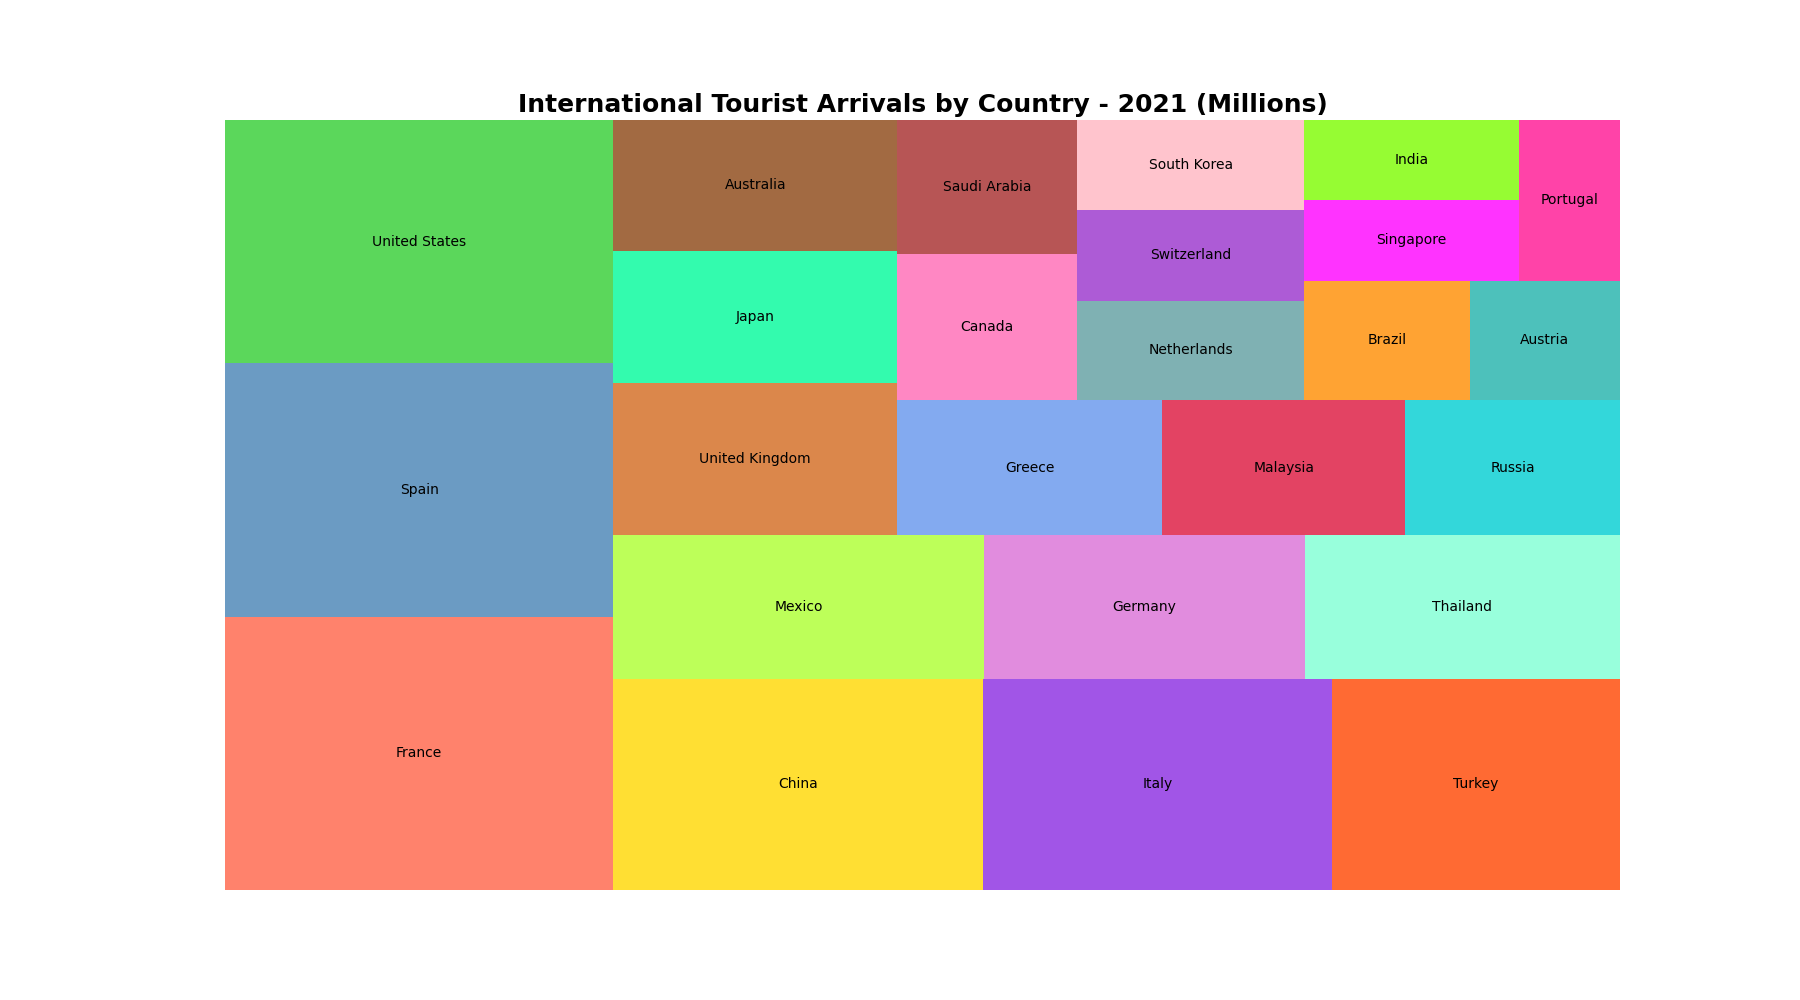

Reproduce this figure in Python.

import matplotlib.pyplot as plt
import pandas as pd
import squarify

# Data
data = {
    'Country': ['France', 'Spain', 'United States', 'China', 'Italy', 
                'Turkey', 'Mexico', 'Germany', 'Thailand', 'United Kingdom', 
                'Japan', 'Australia', 'Greece', 'Malaysia', 'Russia', 
                'Canada', 'Saudi Arabia', 'Netherlands', 'Switzerland', 'South Korea',
                'Brazil', 'Austria', 'Singapore', 'India', 'Portugal'],
    'Arrivals (Millions)': [89.4, 82.8, 79.6, 65.7, 62.1, 
                            51.2, 45.0, 38.9, 38.2, 36.3, 
                            31.8, 31.3, 30.1, 27.7, 24.4, 
                            22.1, 20.3, 19.0, 17.4, 17.2,
                            16.6, 15.1, 14.7, 14.4, 13.7]
}

df = pd.DataFrame(data)

# Color scheme
colors = ['#FF6347', '#4682B4', '#32CD32', '#FFD700', '#8A2BE2',
          '#FF4500', '#ADFF2F', '#DA70D6', '#7FFFD4', '#D2691E',
          '#00FA9A', '#8B4513', '#6495ED', '#DC143C', '#00CED1',
          '#FF69B4', '#A52A2A', '#5F9EA0', '#9932CC', '#FFB6C1',
          '#FF8C00', '#20B2AA', '#FF00FF', '#7CFC00', '#FF1493']

# Plotting the Treemap
plt.figure(figsize=(18, 10))  # Change width and height reasonably
squarify.plot(sizes=df['Arrivals (Millions)'], label=df['Country'], color=colors, alpha=0.8)
plt.title('International Tourist Arrivals by Country - 2021 (Millions)', fontsize=18, fontweight='bold')
plt.axis('off')
plt.show()
